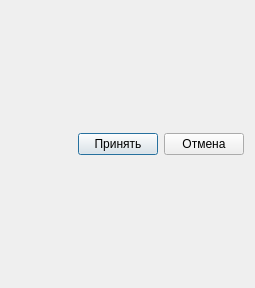
<?xml version="1.0" encoding="UTF-8"?>
<ui version="4.0">
 <class>ok_cancel_dialog</class>
 <widget class="QDialog" name="ok_cancel_dialog">
  <property name="geometry">
   <rect>
    <x>0</x>
    <y>0</y>
    <width>255</width>
    <height>288</height>
   </rect>
  </property>
  <property name="windowTitle">
   <string>Dialog</string>
  </property>
  <layout class="QVBoxLayout" name="verticalLayout">
   <item>
    <layout class="QVBoxLayout" name="main_widget_layout"/>
   </item>
   <item>
    <layout class="QHBoxLayout" name="buttons_layout">
     <item>
      <spacer name="horizontalSpacer_2">
       <property name="orientation">
        <enum>Qt::Horizontal</enum>
       </property>
       <property name="sizeHint" stdset="0">
        <size>
         <width>40</width>
         <height>20</height>
        </size>
       </property>
      </spacer>
     </item>
     <item>
      <widget class="QPushButton" name="accept_button">
       <property name="text">
        <string>Принять</string>
       </property>
      </widget>
     </item>
     <item>
      <widget class="QPushButton" name="cancel_button">
       <property name="text">
        <string>Отмена</string>
       </property>
      </widget>
     </item>
    </layout>
   </item>
  </layout>
 </widget>
 <resources/>
 <connections/>
</ui>
